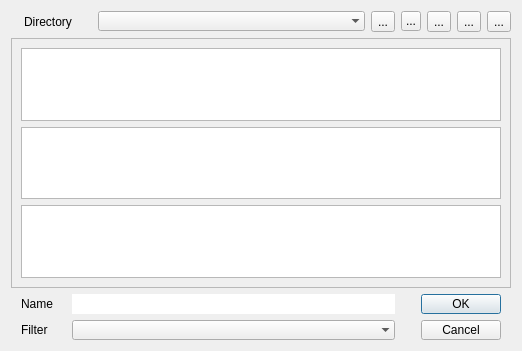
<?xml version="1.0" encoding="UTF-8"?>
<ui version="4.0">
 <class>Open</class>
 <widget class="QDialog" name="Open">
  <property name="geometry">
   <rect>
    <x>0</x>
    <y>0</y>
    <width>522</width>
    <height>351</height>
   </rect>
  </property>
  <property name="windowTitle">
   <string>Dialog</string>
  </property>
  <property name="windowIcon">
   <iconset resource="icons.qrc">
    <normaloff>:/icons/open-full.png</normaloff>:/icons/open-full.png</iconset>
  </property>
  <layout class="QVBoxLayout" name="verticalLayout">
   <item>
    <layout class="QHBoxLayout" name="horizontalLayout">
     <item>
      <spacer name="horizontalSpacer_7">
       <property name="orientation">
        <enum>Qt::Horizontal</enum>
       </property>
       <property name="sizeType">
        <enum>QSizePolicy::Fixed</enum>
       </property>
       <property name="sizeHint" stdset="0">
        <size>
         <width>13</width>
         <height>20</height>
        </size>
       </property>
      </spacer>
     </item>
     <item>
      <widget class="QLabel" name="label">
       <property name="maximumSize">
        <size>
         <width>55</width>
         <height>16777215</height>
        </size>
       </property>
       <property name="text">
        <string>Directory</string>
       </property>
      </widget>
     </item>
     <item>
      <spacer name="horizontalSpacer">
       <property name="orientation">
        <enum>Qt::Horizontal</enum>
       </property>
       <property name="sizeType">
        <enum>QSizePolicy::Fixed</enum>
       </property>
       <property name="sizeHint" stdset="0">
        <size>
         <width>13</width>
         <height>20</height>
        </size>
       </property>
      </spacer>
     </item>
     <item>
      <widget class="QComboBox" name="dirExplorer">
       <property name="frame">
        <bool>false</bool>
       </property>
      </widget>
     </item>
     <item>
      <spacer name="horizontalSpacer_2">
       <property name="orientation">
        <enum>Qt::Horizontal</enum>
       </property>
       <property name="sizeType">
        <enum>QSizePolicy::Fixed</enum>
       </property>
       <property name="sizeHint" stdset="0">
        <size>
         <width>0</width>
         <height>20</height>
        </size>
       </property>
      </spacer>
     </item>
     <item>
      <widget class="QToolButton" name="btnBack">
       <property name="autoFillBackground">
        <bool>true</bool>
       </property>
       <property name="text">
        <string>...</string>
       </property>
       <property name="icon">
        <iconset resource="icons.qrc">
         <normaloff>:/icons/back.png</normaloff>:/icons/back.png</iconset>
       </property>
       <property name="autoExclusive">
        <bool>false</bool>
       </property>
       <property name="autoRaise">
        <bool>false</bool>
       </property>
      </widget>
     </item>
     <item>
      <spacer name="horizontalSpacer_3">
       <property name="orientation">
        <enum>Qt::Horizontal</enum>
       </property>
       <property name="sizeType">
        <enum>QSizePolicy::Fixed</enum>
       </property>
       <property name="sizeHint" stdset="0">
        <size>
         <width>0</width>
         <height>20</height>
        </size>
       </property>
      </spacer>
     </item>
     <item>
      <widget class="QToolButton" name="btnHome">
       <property name="minimumSize">
        <size>
         <width>20</width>
         <height>20</height>
        </size>
       </property>
       <property name="maximumSize">
        <size>
         <width>20</width>
         <height>20</height>
        </size>
       </property>
       <property name="autoFillBackground">
        <bool>true</bool>
       </property>
       <property name="text">
        <string>...</string>
       </property>
       <property name="icon">
        <iconset resource="icons.qrc">
         <normaloff>:/icons/home.png</normaloff>:/icons/home.png</iconset>
       </property>
       <property name="iconSize">
        <size>
         <width>20</width>
         <height>20</height>
        </size>
       </property>
       <property name="autoRaise">
        <bool>false</bool>
       </property>
      </widget>
     </item>
     <item>
      <spacer name="horizontalSpacer_4">
       <property name="orientation">
        <enum>Qt::Horizontal</enum>
       </property>
       <property name="sizeType">
        <enum>QSizePolicy::Fixed</enum>
       </property>
       <property name="sizeHint" stdset="0">
        <size>
         <width>0</width>
         <height>20</height>
        </size>
       </property>
      </spacer>
     </item>
     <item>
      <widget class="QToolButton" name="btnList">
       <property name="text">
        <string>...</string>
       </property>
       <property name="icon">
        <iconset resource="icons.qrc">
         <normaloff>:/icons/list.png</normaloff>:/icons/list.png</iconset>
       </property>
      </widget>
     </item>
     <item>
      <spacer name="horizontalSpacer_5">
       <property name="orientation">
        <enum>Qt::Horizontal</enum>
       </property>
       <property name="sizeType">
        <enum>QSizePolicy::Fixed</enum>
       </property>
       <property name="sizeHint" stdset="0">
        <size>
         <width>0</width>
         <height>20</height>
        </size>
       </property>
      </spacer>
     </item>
     <item>
      <widget class="QToolButton" name="btnTree">
       <property name="text">
        <string>...</string>
       </property>
       <property name="icon">
        <iconset resource="icons.qrc">
         <normaloff>:/icons/Tree.png</normaloff>:/icons/Tree.png</iconset>
       </property>
      </widget>
     </item>
     <item>
      <spacer name="horizontalSpacer_16">
       <property name="orientation">
        <enum>Qt::Horizontal</enum>
       </property>
       <property name="sizeType">
        <enum>QSizePolicy::Fixed</enum>
       </property>
       <property name="sizeHint" stdset="0">
        <size>
         <width>0</width>
         <height>20</height>
        </size>
       </property>
      </spacer>
     </item>
     <item>
      <widget class="QToolButton" name="btnTable">
       <property name="text">
        <string>...</string>
       </property>
       <property name="icon">
        <iconset resource="icons.qrc">
         <normaloff>:/icons/details.png</normaloff>:/icons/details.png</iconset>
       </property>
      </widget>
     </item>
    </layout>
   </item>
   <item>
    <widget class="QFrame" name="frame">
     <property name="frameShape">
      <enum>QFrame::StyledPanel</enum>
     </property>
     <property name="frameShadow">
      <enum>QFrame::Raised</enum>
     </property>
     <layout class="QGridLayout" name="gridLayout">
      <item row="2" column="0">
       <widget class="QListView" name="listView"/>
      </item>
      <item row="0" column="0">
       <widget class="QTreeView" name="treeView"/>
      </item>
      <item row="1" column="0">
       <widget class="QTableView" name="tableView"/>
      </item>
     </layout>
    </widget>
   </item>
   <item>
    <layout class="QHBoxLayout" name="horizontalLayout_2">
     <item>
      <spacer name="horizontalSpacer_8">
       <property name="orientation">
        <enum>Qt::Horizontal</enum>
       </property>
       <property name="sizeType">
        <enum>QSizePolicy::Fixed</enum>
       </property>
       <property name="sizeHint" stdset="0">
        <size>
         <width>10</width>
         <height>20</height>
        </size>
       </property>
      </spacer>
     </item>
     <item>
      <widget class="QLabel" name="label_2">
       <property name="minimumSize">
        <size>
         <width>40</width>
         <height>0</height>
        </size>
       </property>
       <property name="maximumSize">
        <size>
         <width>40</width>
         <height>20</height>
        </size>
       </property>
       <property name="text">
        <string>Name</string>
       </property>
      </widget>
     </item>
     <item>
      <spacer name="horizontalSpacer_10">
       <property name="orientation">
        <enum>Qt::Horizontal</enum>
       </property>
       <property name="sizeType">
        <enum>QSizePolicy::Fixed</enum>
       </property>
       <property name="sizeHint" stdset="0">
        <size>
         <width>5</width>
         <height>20</height>
        </size>
       </property>
      </spacer>
     </item>
     <item>
      <widget class="QLineEdit" name="fileName">
       <property name="maximumSize">
        <size>
         <width>16777215</width>
         <height>20</height>
        </size>
       </property>
       <property name="frame">
        <bool>false</bool>
       </property>
      </widget>
     </item>
     <item>
      <spacer name="horizontalSpacer_12">
       <property name="orientation">
        <enum>Qt::Horizontal</enum>
       </property>
       <property name="sizeType">
        <enum>QSizePolicy::Fixed</enum>
       </property>
       <property name="sizeHint" stdset="0">
        <size>
         <width>20</width>
         <height>20</height>
        </size>
       </property>
      </spacer>
     </item>
     <item>
      <widget class="QPushButton" name="btnOk">
       <property name="minimumSize">
        <size>
         <width>80</width>
         <height>0</height>
        </size>
       </property>
       <property name="maximumSize">
        <size>
         <width>80</width>
         <height>20</height>
        </size>
       </property>
       <property name="text">
        <string>OK</string>
       </property>
      </widget>
     </item>
     <item>
      <spacer name="horizontalSpacer_14">
       <property name="orientation">
        <enum>Qt::Horizontal</enum>
       </property>
       <property name="sizeType">
        <enum>QSizePolicy::Fixed</enum>
       </property>
       <property name="sizeHint" stdset="0">
        <size>
         <width>10</width>
         <height>20</height>
        </size>
       </property>
      </spacer>
     </item>
    </layout>
   </item>
   <item>
    <layout class="QHBoxLayout" name="horizontalLayout_3">
     <item>
      <spacer name="horizontalSpacer_9">
       <property name="orientation">
        <enum>Qt::Horizontal</enum>
       </property>
       <property name="sizeType">
        <enum>QSizePolicy::Fixed</enum>
       </property>
       <property name="sizeHint" stdset="0">
        <size>
         <width>10</width>
         <height>20</height>
        </size>
       </property>
      </spacer>
     </item>
     <item>
      <widget class="QLabel" name="label_3">
       <property name="minimumSize">
        <size>
         <width>40</width>
         <height>0</height>
        </size>
       </property>
       <property name="maximumSize">
        <size>
         <width>40</width>
         <height>20</height>
        </size>
       </property>
       <property name="text">
        <string>Filter</string>
       </property>
      </widget>
     </item>
     <item>
      <spacer name="horizontalSpacer_11">
       <property name="orientation">
        <enum>Qt::Horizontal</enum>
       </property>
       <property name="sizeType">
        <enum>QSizePolicy::Fixed</enum>
       </property>
       <property name="sizeHint" stdset="0">
        <size>
         <width>5</width>
         <height>20</height>
        </size>
       </property>
      </spacer>
     </item>
     <item>
      <widget class="QComboBox" name="fileFilter">
       <property name="maximumSize">
        <size>
         <width>16777215</width>
         <height>20</height>
        </size>
       </property>
       <property name="frame">
        <bool>false</bool>
       </property>
      </widget>
     </item>
     <item>
      <spacer name="horizontalSpacer_13">
       <property name="orientation">
        <enum>Qt::Horizontal</enum>
       </property>
       <property name="sizeType">
        <enum>QSizePolicy::Fixed</enum>
       </property>
       <property name="sizeHint" stdset="0">
        <size>
         <width>20</width>
         <height>20</height>
        </size>
       </property>
      </spacer>
     </item>
     <item>
      <widget class="QPushButton" name="btnCancel">
       <property name="minimumSize">
        <size>
         <width>80</width>
         <height>0</height>
        </size>
       </property>
       <property name="maximumSize">
        <size>
         <width>80</width>
         <height>20</height>
        </size>
       </property>
       <property name="text">
        <string>Cancel</string>
       </property>
      </widget>
     </item>
     <item>
      <spacer name="horizontalSpacer_15">
       <property name="orientation">
        <enum>Qt::Horizontal</enum>
       </property>
       <property name="sizeType">
        <enum>QSizePolicy::Fixed</enum>
       </property>
       <property name="sizeHint" stdset="0">
        <size>
         <width>10</width>
         <height>20</height>
        </size>
       </property>
      </spacer>
     </item>
    </layout>
   </item>
  </layout>
 </widget>
 <resources>
  <include location="icons.qrc"/>
 </resources>
 <connections/>
</ui>
